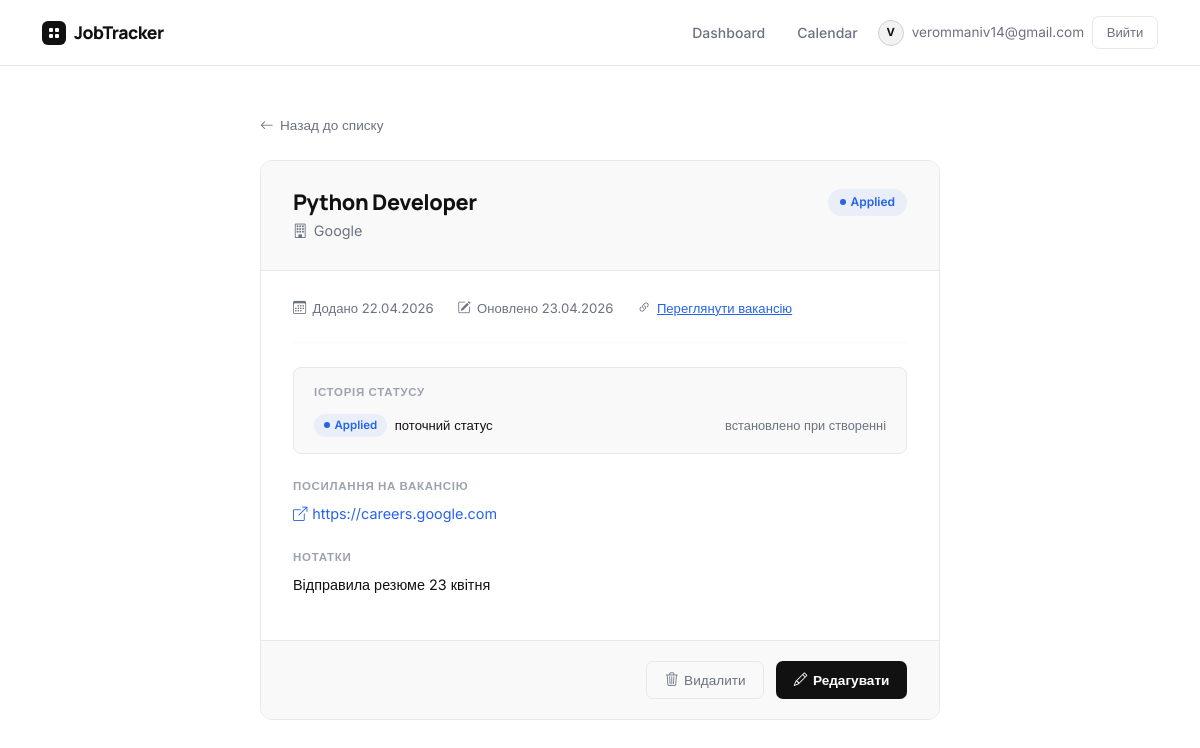
The page /jobs/1/ (signed in) on the database its author committed.
### tracker/models.py (models this page shows, shortened)
class JobApplication(models.Model):
    title = models.CharField(max_length=200, verbose_name="Посада")
    company = models.CharField(max_length=200, verbose_name="Компанія")
    url = models.URLField(blank=True, verbose_name="Посилання на вакансію")
    description = models.TextField(blank=True, verbose_name="Нотатки")
    status = models.ForeignKey(
        Category,
        on_delete=models.SET_NULL,
        null=True,
        related_name="applications",
        verbose_name="Статус"
    )
    owner = models.ForeignKey(
        User,
        on_delete=models.CASCADE,
        related_name="applications",
        verbose_name="Власник"
    )
    created_at = models.DateTimeField(auto_now_add=True, verbose_name="Дата створення")
    updated_at = models.DateTimeField(auto_now=True, verbose_name="Дата оновлення")
    status_changed_at = models.DateTimeField(null=True, blank=True, verbose_name="Дата зміни статусу")
    class Meta:
        verbose_name = "Відгук на вакансію"
        verbose_name_plural = "Відгуки на вакансії"
        ordering = ['-created_at']

class Category(models.Model):
    name = models.CharField(max_length=100, verbose_name="Назва статусу")
    class Meta:
        verbose_name = "Статус"
        verbose_name_plural = "Статуси"
        ordering = ['name']

### tracker/views.py (the view)
# urls.py: path('jobs/<int:pk>/', views.job_detail, name='job_detail'),
@login_required
def job_detail(request, pk):
    job = get_object_or_404(JobApplication, pk=pk, owner=request.user)
    return render(request, 'tracker/job_detail.html', {'job': job})

### templates/tracker/job_detail.html (shortened to what this page needs)
{% extends "base.html" %}
{% block content %}
<div class="detail-wrapper">
    <a href="{% url 'dashboard' %}" class="back-link">
        <i class="bi bi-arrow-left"></i> Назад до списку
    </a>
    <div class="detail-card">
        <div class="detail-header">
            <div>
                <h1 class="detail-title">{{ job.title }}</h1>
                <div class="detail-company">
                    <i class="bi bi-building"></i> {{ job.company }}
                </div>
            </div>
            {% with s=job.status.name|lower %}
            {% if "applied" in s %}
                <span class="status-badge s-applied"><span class="status-dot"></span>{{ job.status.name }}</span>
            {% elif "interview" in s %}
                <span class="status-badge s-interview"><span class="status-dot"></span>{{ job.status.name }}</span>
            {% elif "offer" in s %}
                <span class="status-badge s-offer"><span class="status-dot"></span>{{ job.status.name }}</span>
            {% elif "reject" in s %}
                <span class="status-badge s-rejected"><span class="status-dot"></span>{{ job.status.name }}</span>
            {% else %}
                <span class="status-badge s-default"><span class="status-dot"></span>{{ job.status.name }}</span>
            {% endif %}
            {% endwith %}
        </div>
        <div class="detail-body">
            <div class="detail-meta">
                <div class="meta-item">
                    <i class="bi bi-calendar3"></i>
                    Додано {{ job.created_at|date:"d.m.Y" }}
                </div>
                <div class="meta-item">
                    <i class="bi bi-pencil-square"></i>
                    Оновлено {{ job.updated_at|date:"d.m.Y" }}
                </div>
                {% if job.url %}
                <div class="meta-item">
                    <i class="bi bi-link-45deg"></i>
                    <a href="{{ job.url }}" target="_blank" style="color: var(--blue);">Переглянути вакансію</a>
                </div>
                {% endif %}
            </div>
            <hr class="divider">
            <div class="status-history">
                <div class="status-history-title">Історія статусу</div>
                <div class="status-history-row">
                    <div class="status-history-left">
                        {% with s=job.status.name|lower %}
                        {% if "applied" in s %}
                            <span class="status-badge s-applied" style="font-size: 0.72rem; padding: 0.2rem 0.6rem;"><span class="status-dot"></span>{{ job.status.name }}</span>
                        {% elif "interview" in s %}
                            <span class="status-badge s-interview" style="font-size: 0.72rem; padding: 0.2rem 0.6rem;"><span class="status-dot"></span>{{ job.status.name }}</span>
                        {% elif "offer" in s %}
                            <span class="status-badge s-offer" style="font-size: 0.72rem; padding: 0.2rem 0.6rem;"><span class="status-dot"></span>{{ job.status.name }}</span>
                        {% elif "reject" in s %}
                            <span class="status-badge s-rejected" style="font-size: 0.72rem; padding: 0.2rem 0.6rem;"><span class="status-dot"></span>{{ job.status.name }}</span>
                        {% else %}
                            <span class="status-badge s-default" style="font-size: 0.72rem; padding: 0.2rem 0.6rem;"><span class="status-dot"></span>{{ job.status.name }}</span>
                        {% endif %}
                        {% endwith %}
                        <span style="font-size: 0.82rem; color: var(--text);">поточний статус</span>
                    </div>
                    <div class="status-history-date">
                        {% if job.status_changed_at %}
                            змінено {{ job.status_changed_at|date:"d.m.Y" }}
                        {% else %}
                            встановлено при створенні
                        {% endif %}
                    </div>
                </div>
            </div>
            {% if job.url %}
            <div class="detail-field">
                <div class="field-label">Посилання на вакансію</div>
                <div class="field-value">
                    <a href="{{ job.url }}" target="_blank">
                        <i class="bi bi-box-arrow-up-right"></i>
                        {{ job.url }}
                    </a>
                </div>
            </div>
            {% endif %}
            <div class="detail-field">
                <div class="field-label">Нотатки</div>
                {% if job.description %}
                    <div class="field-value">{{ job.description|linebreaks }}</div>
                {% else %}
                    <div class="field-value empty">Нотаток немає</div>
                {% endif %}
            </div>
        </div>
        <div class="detail-footer">
            <a href="{% url 'job_delete' job.pk %}" class="btn-delete">
                <i class="bi bi-trash3"></i> Видалити
            </a>
            <a href="{% url 'job_edit' job.pk %}" class="btn-edit">
                <i class="bi bi-pencil"></i> Редагувати
            </a>
        </div>
    </div>
</div>
{% endblock %}

### templates/base.html (shortened to what this page needs)
<!DOCTYPE html>
<html lang="uk">
<head>
    <link href="https://cdn.jsdelivr.net/npm/bootstrap@5.3.0/dist/css/bootstrap.min.css" rel="stylesheet">
    <link href="https://cdn.jsdelivr.net/npm/bootstrap-icons@1.11.0/font/bootstrap-icons.css" rel="stylesheet">
</head>
<body>
    <nav class="navbar navbar-expand-lg">
        <div class="container">
            <a class="navbar-brand" href="{% url 'home' %}">
                <div class="brand-mark">
                    <svg viewBox="0 0 12 12"><rect x="1" y="1" width="4" height="4" rx="1"/><rect x="7" y="1" width="4" height="4" rx="1"/><rect x="1" y="7" width="4" height="4" rx="1"/><rect x="7" y="7" width="4" height="4" rx="1"/></svg>
                </div>
                JobTracker
            </a>
            <div class="collapse navbar-collapse" id="navbarNav">
                <div class="navbar-nav ms-auto align-items-center gap-2">
                    {% if user.is_authenticated %}
                        <a class="nav-link" href="{% url 'dashboard' %}">Dashboard</a>
                        <a class="nav-link" href="#">Calendar</a>
                        <div class="user-chip">
                            <div class="user-avatar">{{ user.username|first }}</div>
                            <span>{{ user.username }}</span>
                        </div>
                        <form action="{% url 'logout' %}" method="post" class="d-inline m-0">
                            <button type="submit" class="btn-logout">Вийти</button>
                        </form>
                    {% else %}
                        <a class="nav-link" href="{% url 'login' %}">Увійти</a>
                        <a class="nav-link btn-nav-cta" href="{% url 'register' %}">Реєстрація</a>
                    {% endif %}
                </div>
            </div>
        </div>
    </nav>
    <div class="container py-5">
        {% block content %}{% endblock %}
    </div>
</body>
</html>

### templates/base.html (style rules this page uses)
:root { --bg: #ffffff; --surface: #f9f9f9; --surface-2: #f2f2f2; --border: #e8e8e8; --border-dark: #d0d0d0; --accent: #1a1a1a; --accent-soft: rgba(26,26,26,0.06); --green: #16a34a; --green-soft: rgba(22,163,74,0.08); --yellow: #ca8a04; --yellow-soft: rgba(202,138,4,0.08); --red: #dc2626; --red-soft: rgba(220,38,38,0.08); --blue: #2563eb; --blue-soft: rgba(37,99,235,0.08); --text: #111111; --text-muted: #6b7280; --text-dim: #9ca3af; }
* { box-sizing: border-box; }
body { background: var(--bg); color: var(--text); font-family: 'Inter', sans-serif; font-size: 0.9rem; min-height: 100vh; }
.navbar { background: var(--bg) !important; border-bottom: 1px solid var(--border); padding: 0.9rem 0; }
.navbar-brand { font-family: 'Manrope', sans-serif; font-weight: 800; font-size: 1.1rem; color: var(--text) !important; letter-spacing: -0.03em; display: flex; align-items: center; gap: 0.5rem; }
.brand-mark { width: 24px; height: 24px; background: var(--text); border-radius: 6px; display: flex; align-items: center; justify-content: center; }
.brand-mark svg { width: 12px; height: 12px; fill: white; }
.nav-link { color: var(--text-muted) !important; font-size: 0.875rem; font-weight: 500; transition: color 0.15s; padding: 0.35rem 0.75rem !important; }
.user-chip { display: flex; align-items: center; gap: 0.5rem; color: var(--text-muted); font-size: 0.85rem; }
.user-avatar { width: 26px; height: 26px; background: var(--surface-2); border: 1px solid var(--border-dark); border-radius: 50%; display: flex; align-items: center; justify-content: center; font-size: 0.7rem; color: var(--text); font-weight: 700; text-transform: uppercase; }
.btn-logout { background: none; border: 1px solid var(--border); color: var(--text-muted); border-radius: 7px; font-size: 0.82rem; font-weight: 500; padding: 0.35rem 0.85rem; cursor: pointer; transition: all 0.15s; font-family: 'Inter', sans-serif; }

### rows shown on the page
JobApplication: title "Python Developer", company "Google", status.name "Applied", created_at "22.04.2026", updated_at "23.04.2026", url "https://careers.google.com", description "Відправила резюме 23 квітня"

### other values the page prints
{{ user.username|first }} "V"
{{ user.username }} "verommaniv14@gmail.com"
